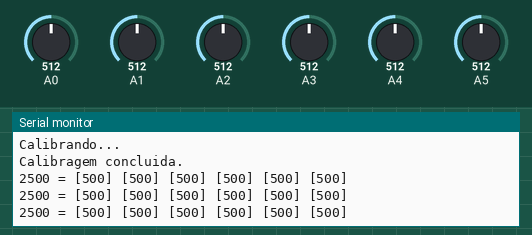
The sketch below on a simulated Arduino Uno, built with avr-gcc and run on an emulated ATmega328P. Parts: the last lines printed to the serial monitor. The test bench sets the inputs (shaded band); at power-on: A0 = 512, A1 = 512, A2 = 512, A3 = 512, A4 = 512, A5 = 512.

Above: at 12.4 s.
12.5 s: A0 set to 716
At 13.2 s:
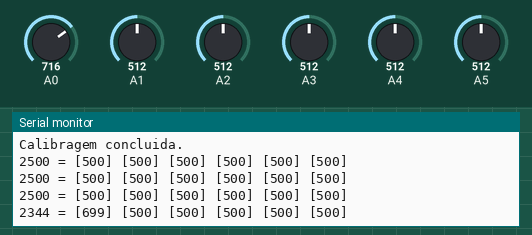
14.0 s: A1 set to 716
At 14.7 s:
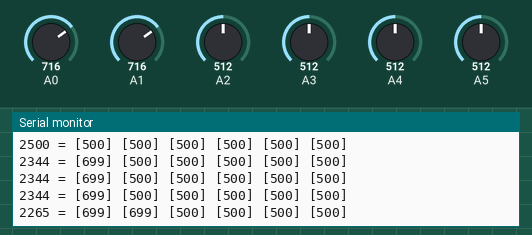
15.5 s: A2 set to 716
At 16.2 s:
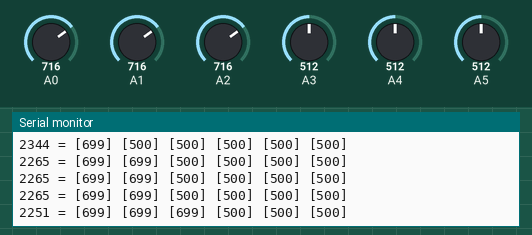
17.0 s: A3 set to 716
At 17.7 s:
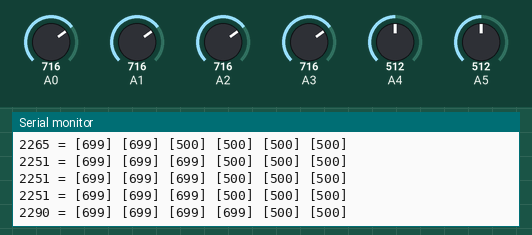
18.5 s: A4 set to 716
At 19.2 s:
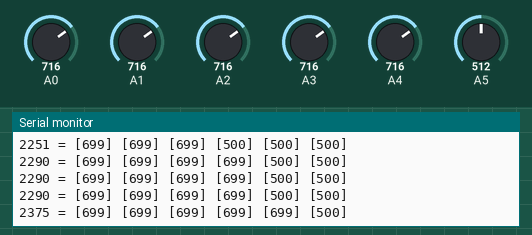
20.0 s: A5 set to 716
At 20.8 s:
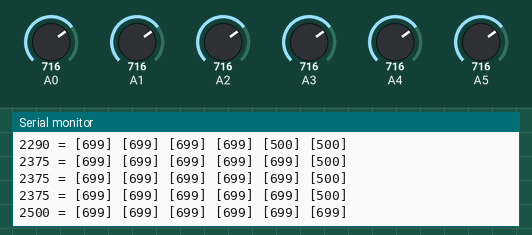
Timing chart, 0 to 22.5 s (numbered marks = the images above; inputs shaded):
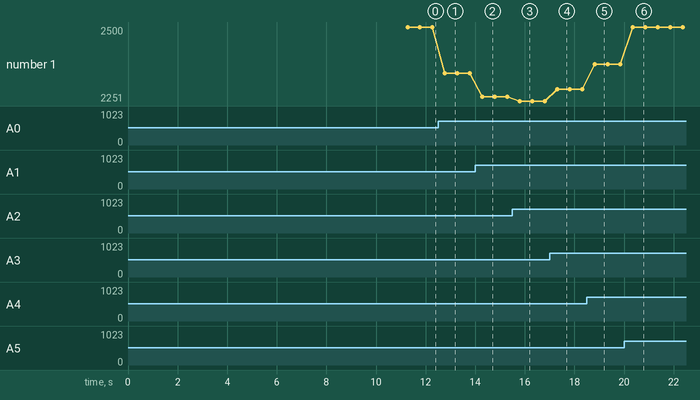

The sketch:

_11_TesteRefletancia.ino
```cpp
// faz referência à biblioteca
#include <QTRSensors.h>

// define os parâmetros do sensor
#define NUMERO_SENSORES          6  // número de sensores da placa
#define NUM_AMOSTRAS_POR_SENSOR  4  // média de 4 amostras analógicas em cada leitura
#define PINO_EMISSOR             10 // pino LEDON, para economizar energia

// cria um objeto, com todos os parametros
// para representar sua placa de sensores
QTRSensorsAnalog placaRefletancia
  (
    (unsigned char[]) {A0, A1, A2, A3, A4, A5}, // ver comentário abaixo
    NUMERO_SENSORES,
    NUM_AMOSTRAS_POR_SENSOR,
    PINO_EMISSOR
  );

/*
 para definir os pinos analógicos em que cada sensor da placa será conectado
 usar: (unsigned char[]) {A0, A1, A2, A3, A4, A5}
 sendo que sensor 1 = "A0", sensor 2 = "A1", ..., sensor 6 = "A5"

 maiores informações podem ser encontradas aqui:
 http://www.pololu.com/docs/0J12/all
*/

// cria um vetor para armazenar os valores lidos por cada sensor da placa
unsigned int leituras[NUMERO_SENSORES];

void setup()
{
  // inicia a comunicação serial para exibir as leituras no computador
  Serial.begin(9600);
  Serial.println("Calibrando...");

  // faz a calibração dos sensores
  for (int i = 0; i < 250; i++) // a calibração vai durar uns 5 segundos
  {
    // executa o comando de calibragem da placa
    placaRefletancia.calibrate(QTR_EMITTERS_ON);
    // aguarda um pouco para repetir
    delay(20);
  }

  Serial.println("Calibragem concluida.");
}

void loop()
{
  // executa uma leitura de linha
  int posicao = placaRefletancia.readLine(leituras, QTR_EMITTERS_ON, false);

  // imprime os valores lidos
  // formato --> "POSICAO = [valor 1] [valor 2] [valor 3] [valor 4] [valor 5] [valor 6]
  Serial.print(posicao);
  Serial.print(" = ");
  for (int i = 0; i <= 5; i++)
  {
    Serial.print("[");
    Serial.print(leituras[i]);
    Serial.print("] ");
  }
  Serial.println();

  // aguarda meio segundo para repetir a leitura
  delay(500);
}
```

Measured:
- after the input at 12.5 s, the serial monitor: prints a new line after 0.27 s (image 1)
- after the input at 14.0 s, the serial monitor: prints a new line after 0.29 s (image 2)
- after the input at 15.5 s, the serial monitor: prints a new line after 0.30 s (image 3)
- after the input at 17.0 s, the serial monitor: prints a new line after 0.32 s (image 4)
- after the input at 18.5 s, the serial monitor: prints a new line after 0.33 s (image 5)
- after the input at 20.0 s, the serial monitor: prints a new line after 0.34 s (image 6)
- plotted number 1: 2500 → 2344 after the input at 12.5 s, 2344 → 2265 after the input at 14.0 s, 2265 → 2251 after the input at 15.5 s, 2251 → 2290 after the input at 17.0 s, 2290 → 2375 after the input at 18.5 s
